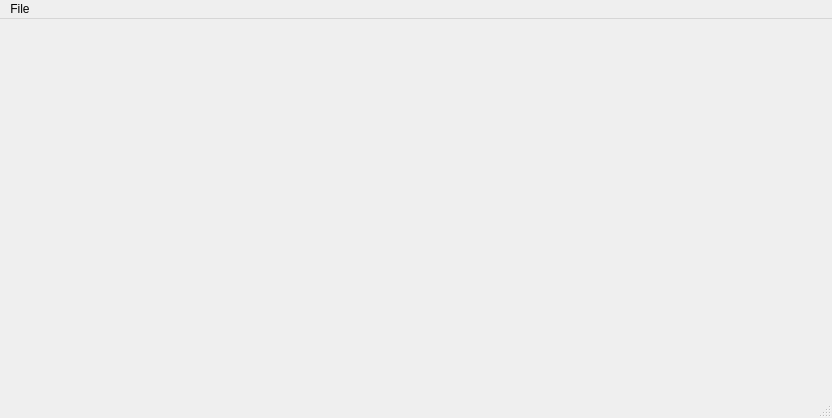
<?xml version="1.0" encoding="UTF-8"?>
<ui version="4.0">
 <class>MainWindow</class>
 <widget class="QMainWindow" name="MainWindow">
  <property name="geometry">
   <rect>
    <x>0</x>
    <y>0</y>
    <width>832</width>
    <height>418</height>
   </rect>
  </property>
  <property name="windowTitle">
   <string>MainWindow</string>
  </property>
  <widget class="QWidget" name="centralwidget">
   <layout class="QVBoxLayout" name="verticalLayout_2">
    <item>
     <widget class="Authorium::ui::TextArea" name="widget" native="true"/>
    </item>
   </layout>
  </widget>
  <widget class="QMenuBar" name="menubar">
   <property name="geometry">
    <rect>
     <x>0</x>
     <y>0</y>
     <width>832</width>
     <height>22</height>
    </rect>
   </property>
   <widget class="QMenu" name="menuFile">
    <property name="title">
     <string>File</string>
    </property>
    <addaction name="actionNew_Project"/>
   </widget>
   <addaction name="menuFile"/>
  </widget>
  <widget class="QStatusBar" name="statusbar"/>
  <action name="actionNew_Project">
   <property name="text">
    <string>New Project</string>
   </property>
  </action>
 </widget>
 <customwidgets>
  <customwidget>
   <class>Authorium::ui::TextArea</class>
   <extends>QWidget</extends>
   <header>widgets/textarea.h</header>
   <container>1</container>
  </customwidget>
 </customwidgets>
 <resources/>
 <connections/>
</ui>
